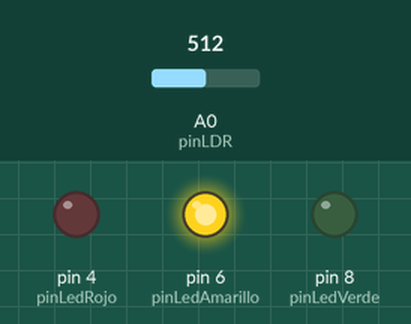
Bench run of a sketch on a simulated Arduino Uno, built with avr-gcc and run on an emulated ATmega328P. Parts: output pins drawn as LEDs (lit = HIGH). The test bench sets the inputs (shaded band); at power-on: A0 (pinLDR) = 512.

Above: at 1.8 s.
1.9 s: A0 (pinLDR) set to 489
At 2.7 s:
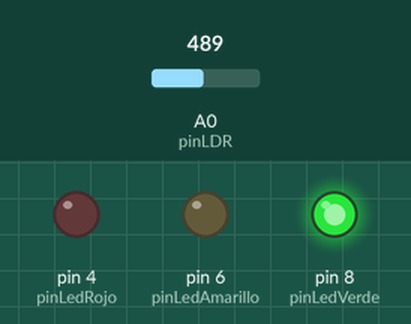
3.5 s: A0 (pinLDR) set to 910
At 5.2 s:
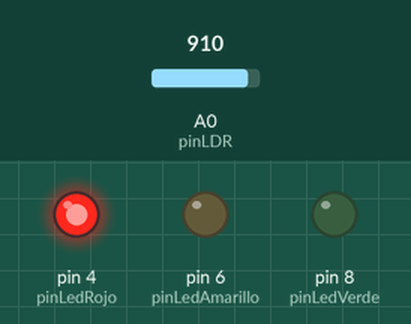
5.5 s: A0 (pinLDR) set to 884
At 6.9 s:
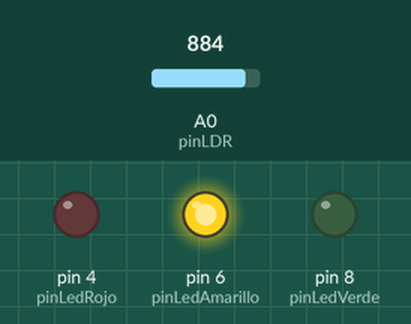
7.5 s: A0 (pinLDR) set to 1023
At 8.5 s:
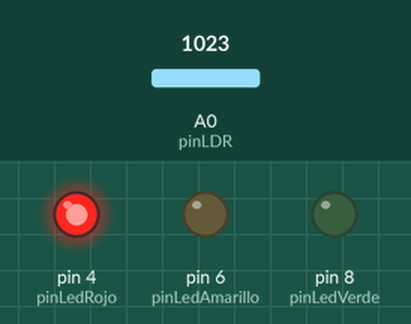
Timing chart, 0 to 10.5 s (numbered marks = the images above; inputs shaded):
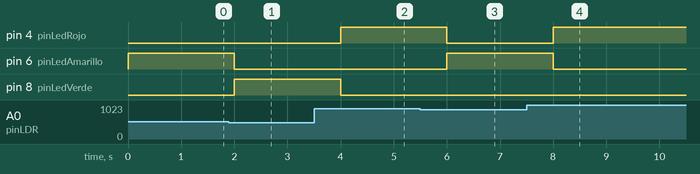

The sketch:

practica_7.ino
```cpp
const int pinLDR=0;
//se inicializa el pin 0 analogico para el LDR
const int pinLedRojo = 4;
const int pinLedAmarillo = 6;
const int pinLedVerde = 8;
//se inicializan los pines 8,6,4 para los leds
void setup() {
  pinMode(pinLedRojo,OUTPUT);
  pinMode(pinLedAmarillo,OUTPUT);
  pinMode(pinLedVerde,OUTPUT);
  //se configuran los pines donde estan los leds como salidas
}

void loop() {
  digitalWrite(pinLedRojo,LOW);
  digitalWrite(pinLedAmarillo,LOW);
  digitalWrite(pinLedVerde,LOW);
  //nos aseguramos que empecemos el sketch con los leds apagados
  int valorLDR = analogRead(pinLDR);
  //Leer la entrada analogica correspondiente al pin A0
  //se usaran condiciones para que usando el valor de LDR se prenda un led u otro
  if(valorLDR>900){
    digitalWrite(pinLedRojo,HIGH);
    //se prendera el led rojo en la mayor oscuridad
    }else if(valorLDR>500){
      digitalWrite(pinLedAmarillo,HIGH);
      //se prendera el led amarillo en una oscuridad media
      }else{
        digitalWrite(pinLedVerde,HIGH);
        //se prendera el led verde en una oscuridad nula o luz de mucha intencidad
        }
    delay(1000);
    //dellay de 1000milisegundos para lograr visualizar cambios cada seg
}
```

Measured:
- the behaviour switches between 501 and 500 on A0 (pinLDR) (found by bisection; images 0 and 1)
- the behaviour switches between 901 and 900 on A0 (pinLDR) (found by bisection; images 2 and 3)
- after the input at 1.9 s, pin 6 (pinLedAmarillo): HIGH → LOW after 0.10 s; pin 8 (pinLedVerde): LOW → HIGH after 0.10 s
- after the input at 3.5 s, pin 4 (pinLedRojo): LOW → HIGH after 0.50 s; pin 8 (pinLedVerde): HIGH → LOW after 0.50 s
- after the input at 5.5 s, pin 4 (pinLedRojo): HIGH → LOW after 0.50 s; pin 6 (pinLedAmarillo): LOW → HIGH after 0.50 s
- after the input at 7.5 s, pin 4 (pinLedRojo): LOW → HIGH after 0.50 s; pin 6 (pinLedAmarillo): HIGH → LOW after 0.50 s
